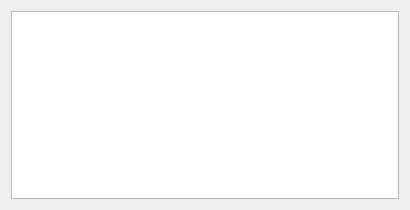
<?xml version="1.0" encoding="UTF-8"?>
<ui version="4.0">
 <class>Log</class>
 <widget class="QWidget" name="Log">
  <property name="geometry">
   <rect>
    <x>0</x>
    <y>0</y>
    <width>410</width>
    <height>210</height>
   </rect>
  </property>
  <property name="windowTitle">
   <string>Log</string>
  </property>
  <layout class="QGridLayout" name="gridLayout_2">
   <item row="0" column="0">
    <layout class="QGridLayout" name="gridLayout">
     <item row="0" column="0">
      <widget class="QTextBrowser" name="logTB"/>
     </item>
    </layout>
   </item>
  </layout>
 </widget>
 <resources/>
 <connections/>
</ui>
